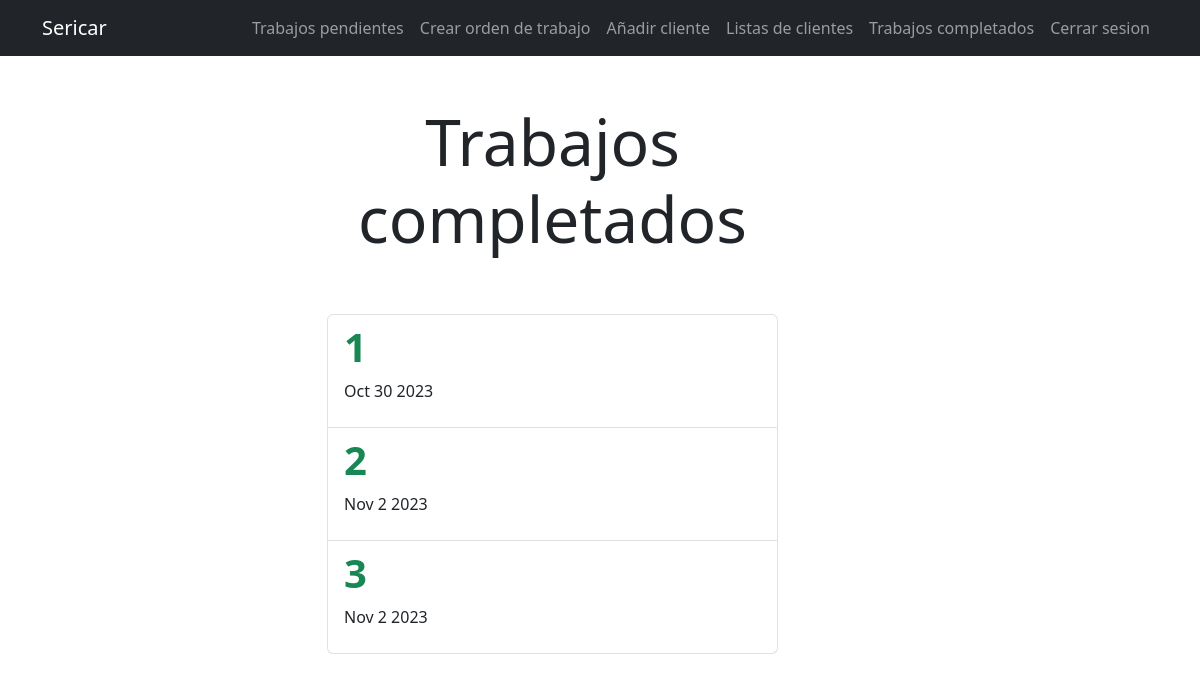
The app's page /tareascompletadas/ (signed in) with its own data.
### tasks/models.py (models this page shows)
class Tareas(models.Model):
    trabajosolicitado = models.TextField(blank=True)
    trabajoarealizar = models.TextField(blank=True)
    observaciones = models.TextField(blank=True)
    creado = models.DateTimeField(auto_now_add=True)
    completado = models.DateTimeField(null=True, blank=True)

### tasks/views.py (the view)
# urls.py: path('tareascompletadas/', views.tareascompletadas, name='tareascompletadas'),
@login_required
def tareascompletadas(request):
    tareacompletada = Tareas.objects.filter(completado__isnull=False)
    return render(request, 'tareascompletadas.html', {'Tareas': tareacompletada})

### tasks/templates/tareascompletadas.html
{% extends 'base.html' %}
{% block content %}
<main class="container">
    <div class="row">
        <div class="col-md-5 offset-md-3">
            <h1 class="text-center display-3 py-5">Trabajos completados</h1>
            <ul class="list-group">
                {% for listadetareas in Tareas %}
                    <a class="list-group-item" href="{% url 'detalletarea' listadetareas.id %}">
                        <header class="d-flex justify-content-between">
                        <h1 class="fw-bold text-success">{{listadetareas.id}}</h1>
                        </header>
                            <p>{{listadetareas.completado|date:'M j Y'}}</p>
                    </a>
                {% endfor %}
            </ul>
        </div>
    </div>
</main>
{% endblock %}

### records on screen
Tareas: id "1", completado "Oct 30 2023"
Tareas: id "2", completado "Nov 2 2023"
Tareas: id "3", completado "Nov 2 2023"
